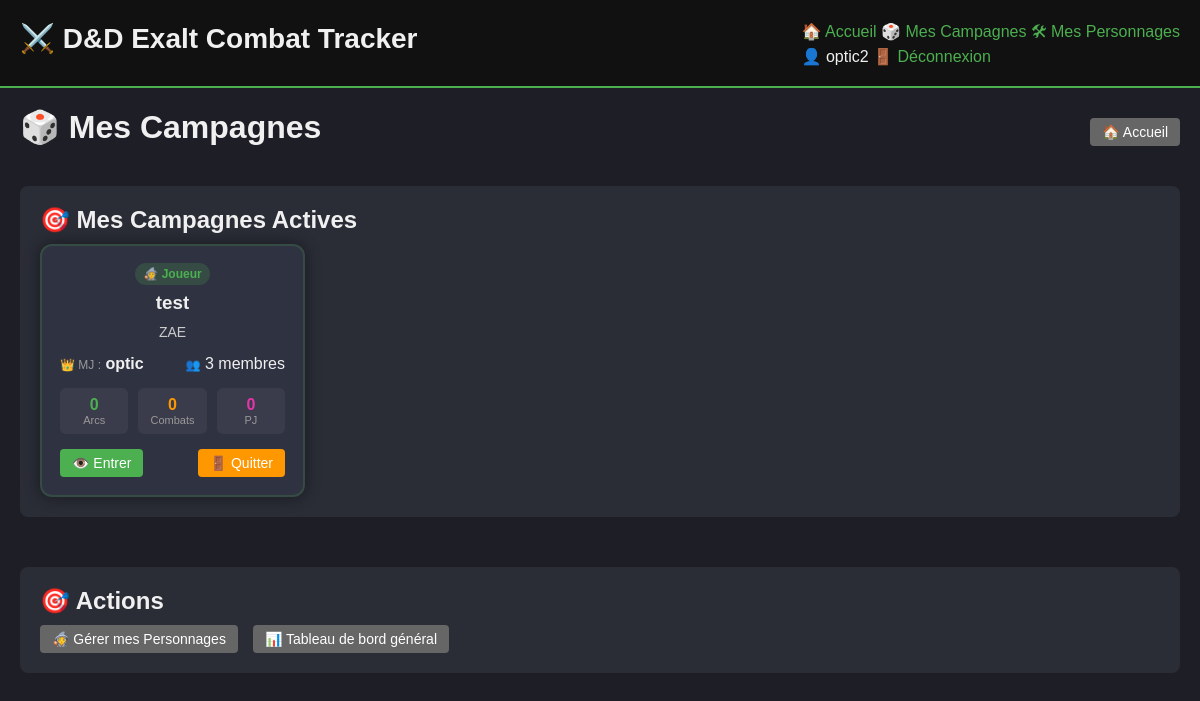
Page /campaign/list (signed in) on the committed database.
### app/models/user.py (models this page shows, shortened)
class User(db.Model):
    id = db.Column(db.Integer, primary_key=True)
    username = db.Column(db.String(80), unique=True, nullable=False)
    email = db.Column(db.String(120), unique=True, nullable=False)
    password_hash = db.Column(db.String(255), nullable=False)
    role = db.Column(db.String(20), default='Joueur')  # Admin, MJ, Joueur
    is_verified = db.Column(db.Boolean, default=False)
    created_at = db.Column(db.DateTime, default=datetime.utcnow)
    last_login = db.Column(db.DateTime)
    is_active = db.Column(db.Boolean, default=True)
    campaign_memberships = db.relationship('CampaignMember', backref='member_user', lazy=True)
    def get_campaigns(self):
        from app.models.campaign import Campaign
        owned = Campaign.query.filter_by(mj_id=self.id, is_active=True).all()
        memberships = [m.campaign for m in self.campaign_memberships if m.campaign.is_active]
        all_campaigns = list(set(owned + memberships))
        return sorted(all_campaigns, key=lambda c: c.created_at, reverse=True)
    def is_mj_of(self, campaign):
        return campaign.mj_id == self.id

### app/models/campaign.py (models this page shows, shortened)
class Campaign(db.Model):
    id = db.Column(db.Integer, primary_key=True)
    name = db.Column(db.String(100), nullable=False)
    description = db.Column(db.Text)
    mj_id = db.Column(db.Integer, db.ForeignKey('user.id'), nullable=False)
    is_active = db.Column(db.Boolean, default=True)
    is_public = db.Column(db.Boolean, default=False)
    created_at = db.Column(db.DateTime, default=datetime.utcnow)
    mj = db.relationship('User', backref=db.backref('owned_campaigns', lazy=True))
    members = db.relationship('CampaignMember', backref='campaign', cascade='all, delete-orphan')

### app/routes/campaign.py (the view)
@bp.route('/list')
@login_required
def list_campaigns():
    user_campaigns = g.current_user.get_campaigns()
    public_campaigns = []
    if g.current_user.role == 'Joueur':
        public_campaigns = Campaign.query.filter(
            Campaign.is_active == True,
            Campaign.id.notin_([c.id for c in user_campaigns])
        ).limit(10).all()
    return render_template(
        'campaign/list_campaigns.html',
        user_campaigns=user_campaigns,
        public_campaigns=public_campaigns
    )

### app/services/auth_service.py (called while the page is built)
    @staticmethod
    def get_user_by_id(user_id):
        return User.query.get(user_id)

### templates/campaign/list_campaigns.html (shortened to what this page needs)
{% extends "base.html" %}
{% block content %}
<div class="dashboard">
    <div class="edit-header">
        <h1>🎲 Mes Campagnes</h1>
        <div>
            <a href="{{ url_for('main.index') }}" class="btn btn-secondary">
                🏠 Accueil
            </a>
        </div>
    </div>
    {% if user_campaigns %}
        <div class="card">
            <h2>🎯 Mes Campagnes Actives</h2>
            <div class="template-grid">
                {% for campaign in user_campaigns %}
                <div class="template-card">
                    <div class="template-card-header">
                        <div class="campaign-status">
                            {% if current_user.is_mj_of(campaign) %}
                                <span class="status-badge" style="background: rgba(255,193,7,0.2); color: #ffc107;">
                                    👑 MJ
                                </span>
                            {% else %}
                                <span class="status-badge" style="background: rgba(76,175,80,0.2); color: #4caf50;">
                                    🧙 Joueur
                                </span>
                            {% endif %}
                        </div>
                    </div>
                    <div class="template-card-body">
                        <h3>{{ campaign.name }}</h3>
                        {% if campaign.description %}
                            <p style="color: #ccc; font-size: 14px; margin: 10px 0;">
                                {{ campaign.description[:100] }}{% if campaign.description|length > 100 %}...{% endif %}
                            </p>
                        {% endif %}
                        <div style="display: flex; justify-content: space-between; align-items: center; margin: 15px 0;">
                            <div>
                                <span style="color: #999; font-size: 12px;">👑 MJ :</span>
                                <span style="font-weight: bold;">{{ campaign.mj.username }}</span>
                            </div>
                            <div>
                                <span style="color: #999; font-size: 12px;">👥</span>
                                <span>{{ campaign.members|length + 1 }} membres</span>
                            </div>
                        </div>
                        <div style="display: grid; grid-template-columns: 1fr 1fr 1fr; gap: 10px; margin: 15px 0;">
                            <div style="text-align: center; padding: 8px; background: rgba(255,255,255,0.05); border-radius: 6px;">
                                <div style="font-size: 16px; font-weight: bold; color: #4caf50;">
                                    {{ campaign.story_arcs|length }}
                                </div>
                                <div style="font-size: 11px; color: #999;">Arcs</div>
                            </div>
                            <div style="text-align: center; padding: 8px; background: rgba(255,255,255,0.05); border-radius: 6px;">
                                <div style="font-size: 16px; font-weight: bold; color: #ff9800;">
                                    {{ campaign.combats|length }}
                                </div>
                                <div style="font-size: 11px; color: #999;">Combats</div>
                            </div>
                            <div style="text-align: center; padding: 8px; background: rgba(255,255,255,0.05); border-radius: 6px;">
                                <div style="font-size: 16px; font-weight: bold; color: #e535ab;">
                                    {{ campaign.campaign_characters|length }}
                                </div>
                                <div style="font-size: 11px; color: #999;">PJ</div>
                            </div>
                        </div>
                        {% set current_arc = campaign.story_arcs|selectattr("status", "equalto", "en_cours")|first %}
                        <div class="template-card-actions">
                            <a href="{{ url_for('campaign.view_campaign', campaign_id=campaign.id) }}" class="btn btn-primary">
                                👁️ Entrer
                            </a>
                            {% if current_user.is_mj_of(campaign) %}
                                <a href="{{ url_for('campaign.campaign_settings', campaign_id=campaign.id) }}" class="btn btn-secondary">
                                    ⚙️ Gérer
                                </a>
                            {% else %}
                                <form method="POST" action="{{ url_for('campaign.leave_campaign', campaign_id=campaign.id) }}"
                                      style="display: inline;"
                                      onsubmit="return confirm('Êtes-vous sûr de vouloir quitter cette campagne ?')">
                                    <button type="submit" class="btn btn-warning">
                                        🚪 Quitter
                                    </button>
                                </form>
                            {% endif %}
                        </div>
                    </div>
                </div>
                {% endfor %}
            </div>
        </div>
    {% endif %}
    <div class="card">
        <h2>🎯 Actions</h2>
        <div style="display: flex; gap: 15px; flex-wrap: wrap;">
            <a href="{{ url_for('template.manage_templates') }}" class="btn btn-secondary">
                🧙 Gérer mes Personnages
            </a>
            <a href="{{ url_for('main.index') }}" class="btn btn-secondary">
                📊 Tableau de bord général
            </a>
        </div>
    </div>
</div>
{% endblock %}

### templates/base.html (shortened to what this page needs)
<!DOCTYPE html>
<html lang="fr">
<head>
    <link rel="stylesheet" href="{{ url_for('static', filename='css/base.css') }}">
    <link rel="stylesheet" href="{{ url_for('static', filename='css/layout.css') }}">
    <link rel="stylesheet" href="{{ url_for('static', filename='css/components.css') }}">
    <link rel="stylesheet" href="{{ url_for('static', filename='css/combat.css') }}">
    <link rel="stylesheet" href="{{ url_for('static', filename='css/dashboard.css') }}">
    <link rel="stylesheet" href="{{ url_for('static', filename='css/hud.css') }}">
    <link rel="stylesheet" href="{{ url_for('static', filename='css/templates.css') }}">
    <link rel="stylesheet" href="{{ url_for('static', filename='css/character.css') }}">
    <link rel="stylesheet" href="{{ url_for('static', filename='css/responsive.css') }}">
    <link rel="stylesheet" href="{{ url_for('static', filename='css/summary.css') }}">
    <link rel="stylesheet" href="{{ url_for('static', filename='css/exp_history.css') }}">
    <link rel="stylesheet" href="{{ url_for('static', filename='css/campaign.css') }}">
</head>
<body>
    <header>
        <h1>⚔️ D&D Exalt Combat Tracker</h1>
        <nav>
            <a href="{{ url_for('main.index') }}">🏠 Accueil</a>
            {% if session.user_id %}
                <a href="{{ url_for('campaign.list_campaigns') }}">🎲 Mes Campagnes</a>
                <a href="{{ url_for('template.manage_templates') }}">🛠 Mes Personnages</a>
                <div class="user-menu">
                    <span>👤 {{ current_user.username if current_user else 'Utilisateur' }}</span>
                    <a href="{{ url_for('auth.logout') }}">🚪 Déconnexion</a>
                </div>
            {% else %}
                <div class="auth-links">
                    <a href="{{ url_for('auth.login') }}">🔐 Connexion</a>
                    <a href="{{ url_for('auth.register') }}">📝 Inscription</a>
                </div>
            {% endif %}
        </nav>
    </header>
    <main>
        {% block content %}{% endblock %}
    </main>
</body>
</html>

### static/css/base.css (style rules this page uses)
body { font-family: Arial, sans-serif; background-color: #1e1f26; color: #f0f0f0; margin: 0; padding: 0; }
header { background: #111; padding: 20px; display: flex; justify-content: space-between; align-items: center; border-bottom: 2px solid #4caf50; }
header h1 { font-size: 28px; font-weight: bold; }
h1, h2, h3 { margin: 0 0 10px 0; }
main { padding: 20px; }
a { color: #4caf50; text-decoration: none; }

### static/css/layout.css (style rules this page uses)
.dashboard { display: flex; flex-direction: column; gap: 30px; }
.template-grid { display: grid; grid-template-columns: repeat(auto-fill, minmax(250px, 1fr)); gap: 20px; }
.edit-header { display: flex; justify-content: space-between; align-items: center; }

### static/css/components.css (style rules this page uses)
.card { background: #2a2c36; padding: 20px; margin-bottom: 20px; border-radius: 8px; }
.btn, .btn-primary, .btn-danger, .btn-secondary { padding: 6px 12px; border-radius: 4px; text-decoration: none; color: white; border: none; cursor: pointer; font-size: 14px; }
.btn { background: #555; }
.btn-primary { background: #4caf50; }
.btn-secondary { background: #666; }
.btn-warning { background: #ff9800; color: white; }

### static/css/dashboard.css (style rules this page uses)
.dashboard { display: flex; flex-direction: column; gap: 30px; }

### static/css/templates.css (style rules this page uses)
.template-card { background: #2f3241; border-radius: 12px; padding: 18px; border: 2px solid rgba(76,175,80,0.2); box-shadow: 0 0 15px rgba(0,0,0,0.4); transition: 0.25s ease; }
.template-card-header { display: flex; justify-content: center; margin-bottom: 10px; }
.template-card-body { text-align: center; }
.template-card-actions { margin-top: 15px; display: flex; justify-content: space-between; gap: 10px; }

### static/css/character.css (style rules this page uses)
.edit-header { display: flex; justify-content: space-between; align-items: center; }

### static/css/summary.css (style rules this page uses)
.status-badge { padding: 4px 8px; border-radius: 12px; font-size: 12px; font-weight: bold; }

### rows in the picture
User: username "optic2"
Campaign: shows "🧙 Joueur", name "test", description "ZAE", mj.username "optic", members|length "3", story_arcs|length "0", combats|length "0", campaign_characters|length "0"
